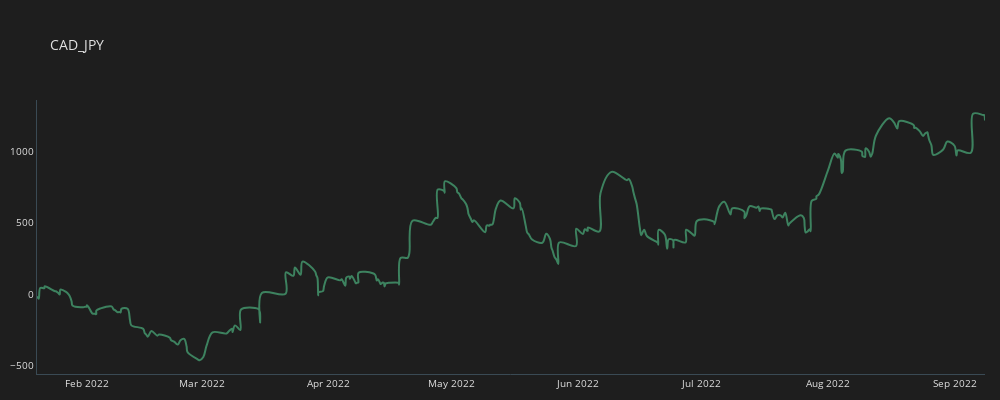

The cell this chart's notebook holds for it:
### Code cell
plot_line(trades_cad_jpy, "CAD_JPY")

### Figure 1 — Plotly figure (JSON) as saved in the notebook; plotly's stock layout.template omitted (floating-point values rounded to 4 significant figures; data arrays with more than 128 entries replaced by an {"elided": "..."} marker saying what was removed)
{"data": [{"line": {"color": "#3d825f", "shape": "spline", "width": 2}, "mode": "lines", "name": "CAD_JPY", "type": "scatter", "x": {"elided": "273 str values"}, "y": {"elided": "273 float values"}}], "layout": {"font": {"color": "#e1e1e1", "size": 10}, "height": 400, "margin": {"b": 10, "l": 15, "r": 15}, "paper_bgcolor": "#1e1e1e", "plot_bgcolor": "#1e1e1e", "title": {"text": "CAD_JPY"}, "width": 1000, "xaxis": {"linecolor": "#3a4a54", "linewidth": 1, "showgrid": false, "zeroline": false}, "yaxis": {"linecolor": "#3a4a54", "linewidth": 1, "showgrid": false, "zeroline": false}}}
